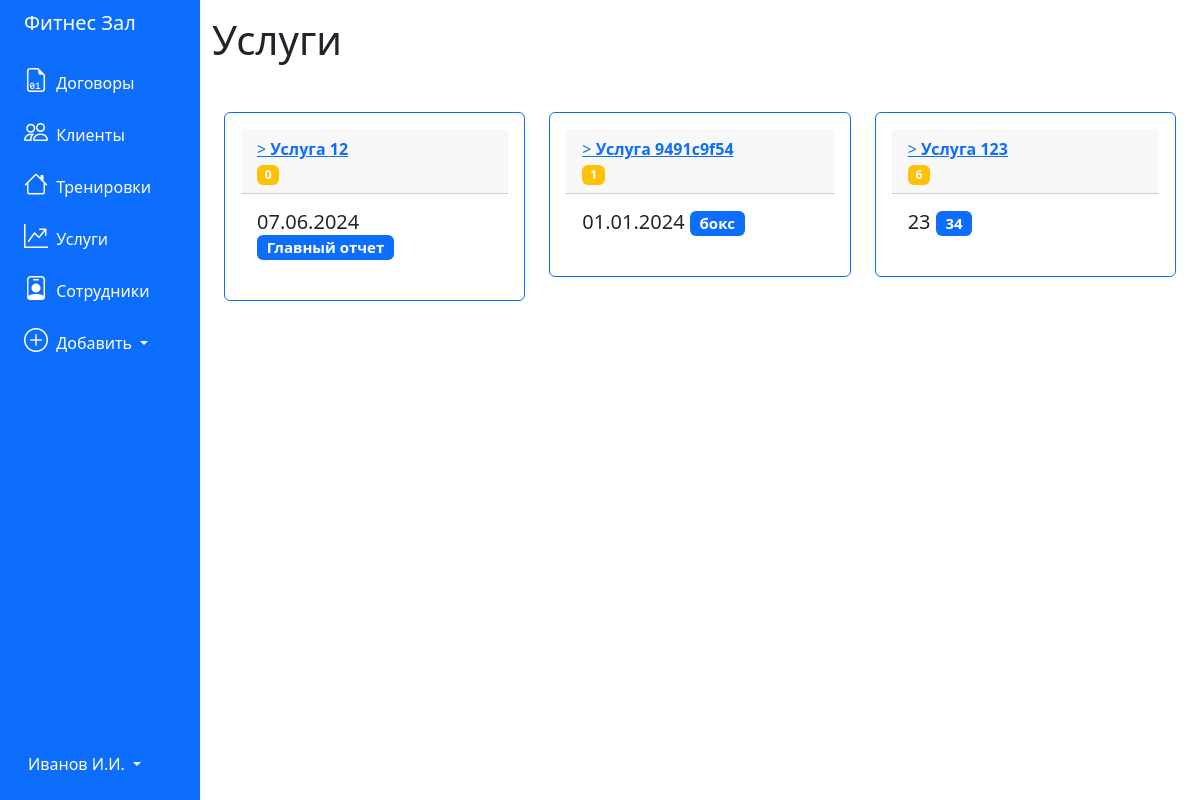
Page /reports on the committed database.
### tables this page shows
CREATE TABLE 'reports' (
	"id_report" INTEGER PRIMARY KEY AUTOINCREMENT,
	'number' TEXT,
	'date' TEXT,
	'report_type' TEXT,
	'description' TEXT,
	'employee_id' INTEGER
);

### app.py (the view)
@app.route('/reports')
def reports():
    conn = get_db_connection()
    pos = conn.execute("""SELECT * FROM reports""").fetchall()
    conn.close()
    return render_template('reports.html', reports=pos)

### app.py (called while the page is built)
def get_db_connection():
    conn = sqlite3.connect('../pythonProject4/database.db')
    conn.row_factory = sqlite3.Row
    return conn

### templates/reports.html
{% extends 'base.html' %}
{% block content %}
<h1>{% block title %} Услуги {% endblock %}</h1>
<div class="container mt-5 mb-3">
    <div class="row">
        {% for report in reports %}
        <div class="col-md-4">
            <div class="card p-3 mb-2 border-primary">
                <div class="card-header">
                    <a href="{{ url_for('report', report_id=report['id_report']) }}">>
                        <b>Услуга {{ report['number'] }}</b>
                    </a>
                    <br>
                    <span class="badge bg-warning">{{ report['employee_id'] }}</span>
                </div>
                <div class="card-body">
                    <h5 class="card-title">{{ report['date'] }} <span class="badge bg-primary">{{
                            report['description'] }} </span></h5>
                </div>
            </div>
        </div>
        {% endfor %}
    </div>
</div>
{% endblock %}

### rows in the picture
reports: number "12", employee_id "0", date "07.06.2024", description "Главный отчет"
reports: number "9491c9f54", employee_id "1", date "01.01.2024", description "бокс"
reports: number "123", employee_id "6", date "23", description "34"
